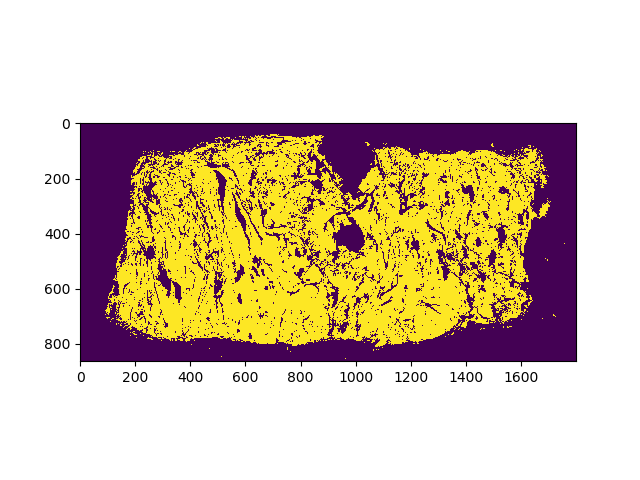
#> input picture tmp/img/dmmnSeg/ADHOC#0003.png, 640 x 480 px
$ python -i extract_tissue_dmmn2clam.py   (imports and definitions only)
#> lines starting #> are read from the running program, lines starting #| are printed output that depends on the picture; after the words box and inside, x2 and y2 are one past the last pixel; in counts of white or black regions, pixels touching at a corner belong together
import cv2
import numpy as np
import openslide
import skimage.morphology
import PIL.Image as Image

# [24 lines left out: functions find_level, image2array, not called in this run]

def is_sample(img,threshold=0.9,ratioCenter=0.1,wholeAreaCutoff=0.5,centerAreaCutoff=0.9):
    nrows,ncols=img.shape
    timg=cv2.threshold(img, 255*threshold, 1, cv2.THRESH_BINARY_INV)
    kernel=np.ones((5,5),np.uint8)
    cimg=cv2.morphologyEx(timg[1], cv2.MORPH_CLOSE, kernel)
    crow=np.rint(nrows/2).astype(int)
    ccol=np.rint(ncols/2).astype(int)
    drow=np.rint(nrows*ratioCenter/2).astype(int)
    dcol=np.rint(ncols*ratioCenter/2).astype(int)
    centerw=cimg[crow-drow:crow+drow,ccol-dcol:ccol+dcol]
    if (np.count_nonzero(cimg)<nrows*ncols*wholeAreaCutoff) & (np.count_nonzero(centerw)<4*drow*dcol*centerAreaCutoff):
        return False
    else:
        return True

# [35 lines left out: functions threshold, filter_regions, not called in this run]

def add(overlap):
    return np.linspace(0,1,overlap+1)[1:-1]

# [111 lines left out: functions make_sample_grid, plot_extraction, not called in this run]

# [7 lines of commented-out code are left out]

>>> import cv2
>>> picture = cv2.imread('tmp/img/dmmnSeg/ADHOC#0003.png', cv2.IMREAD_GRAYSCALE)
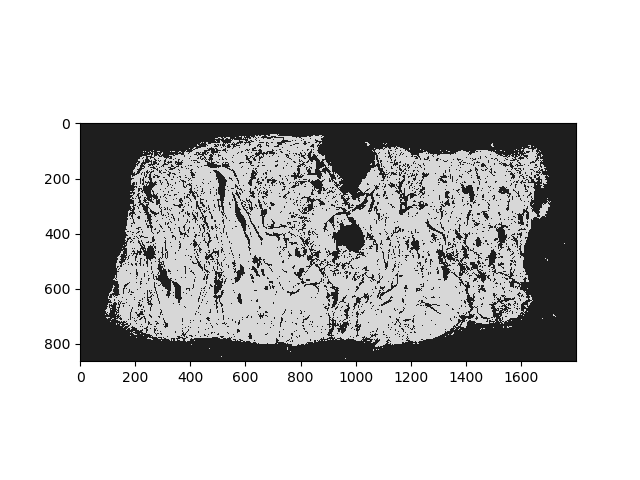
#> picture: shape (480, 640); min 0, max 255, mean 202.8
>>> result = is_sample(picture)
#> in is_sample, `cimg=cv2.morphologyEx(timg[1], cv2.MORPH_CLOSE, kernel)`:
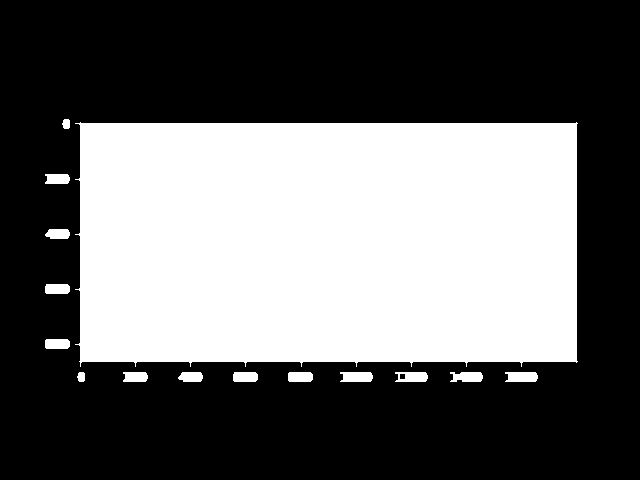
#> cimg: shape (480, 640); values 0 (black) and 1 (white), 39.7% white; 15 white regions, largest, box (x1, y1, x2, y2) and area: (75, 122, 578, 367) 118885, (340, 372, 373, 382) 303, (505, 372, 538, 382) 303
#> in is_sample, `centerw=cimg[crow-drow:crow+drow,ccol-dcol:ccol+dcol]`: centerw: shape (48, 64); every value is 1
#> result = True

$ run again, on tmp/img/dmmnSeg/ADHOC#0004.png
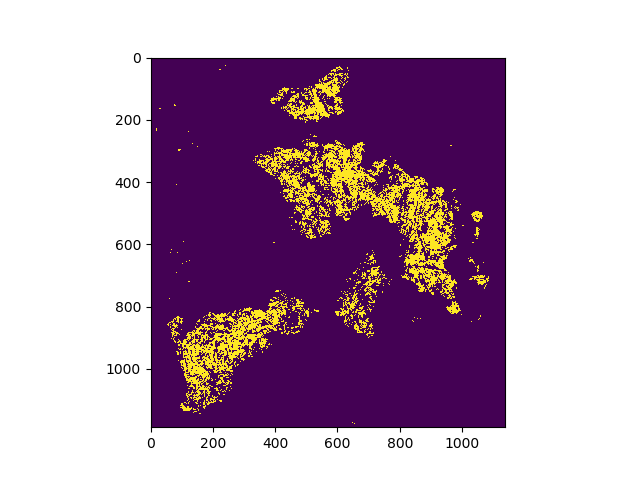
#> input picture tmp/img/dmmnSeg/ADHOC#0004.png, 640 x 480 px
#> `picture = cv2.imread('tmp/img/dmmnSeg/ADHOC#0003.png', cv2.IMREAD_GRAY..`:
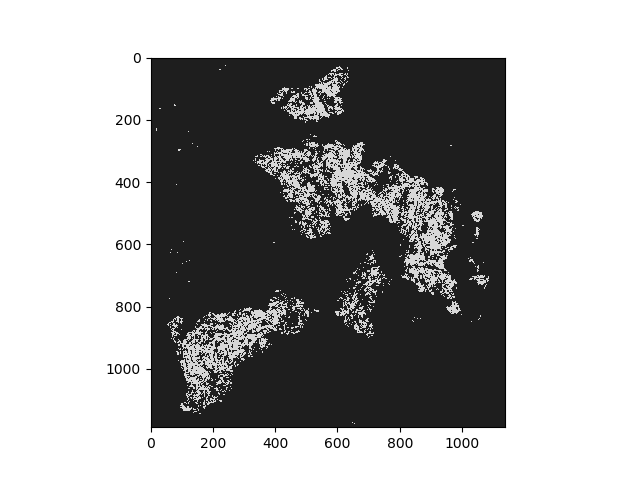
#> picture: shape (480, 640); min 0, max 255, mean 166.1
#> in is_sample, `cimg=cv2.morphologyEx(timg[1], cv2.MORPH_CLOSE, kernel)`:
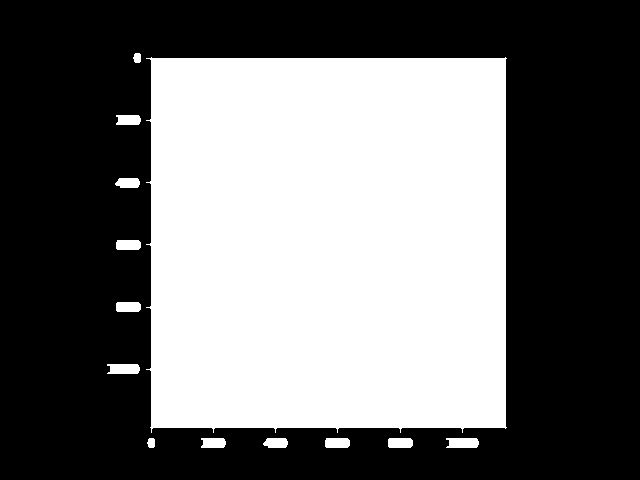
#> cimg: shape (480, 640); values 0 (black) and 1 (white), 43.6% white; 13 white regions, largest, box (x1, y1, x2, y2) and area: (146, 57, 507, 433) 131438, (107, 364, 140, 374) 303, (446, 438, 479, 448) 303
#> centerw: shape (48, 64); every value is 1
#> result = True

$ run again, on tmp/img/dmmnSeg/ADHOC#0006.png
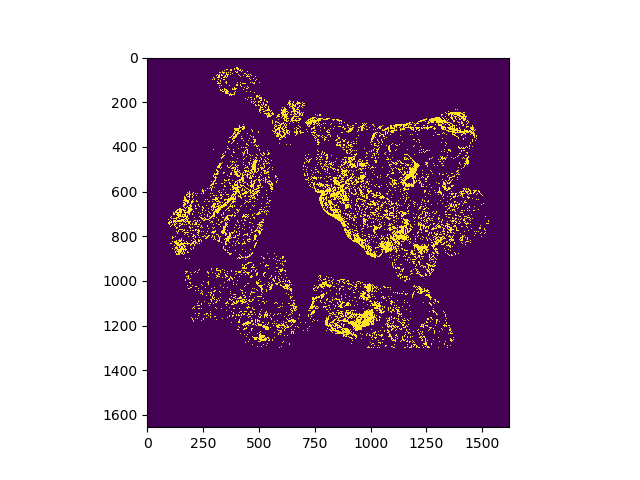
#> input picture tmp/img/dmmnSeg/ADHOC#0006.png, 640 x 480 px
#> `picture = cv2.imread('tmp/img/dmmnSeg/ADHOC#0003.png', cv2.IMREAD_GRAY..`:
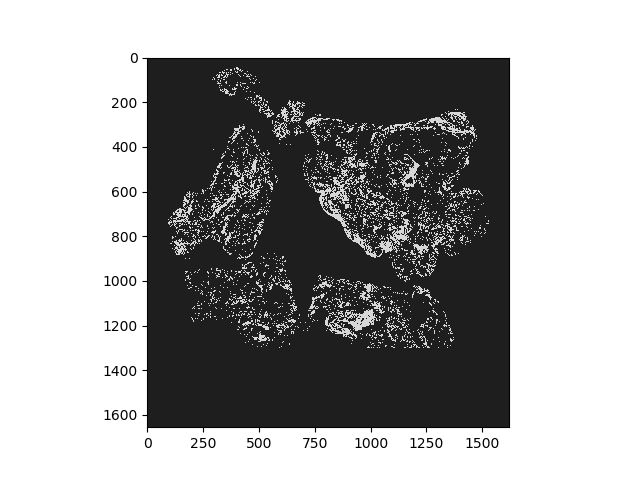
#> picture: shape (480, 640); min 0, max 255, mean 161.6
#> in is_sample, `cimg=cv2.morphologyEx(timg[1], cv2.MORPH_CLOSE, kernel)`:
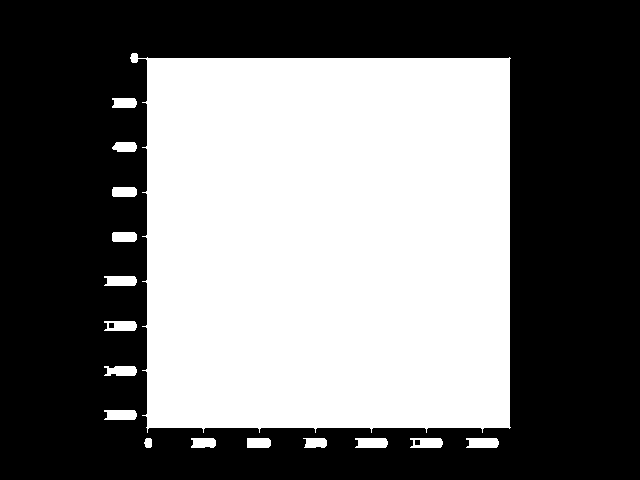
#> cimg: shape (480, 640); values 0 (black) and 1 (white), 45% white; 16 white regions, largest, box (x1, y1, x2, y2) and area: (130, 53, 511, 433) 134498, (104, 276, 137, 286) 303, (104, 410, 137, 420) 303
#> centerw: shape (48, 64); every value is 1
#> result = True

$ run again, on tmp/img/dmmnSeg/ADHOC#0007.png
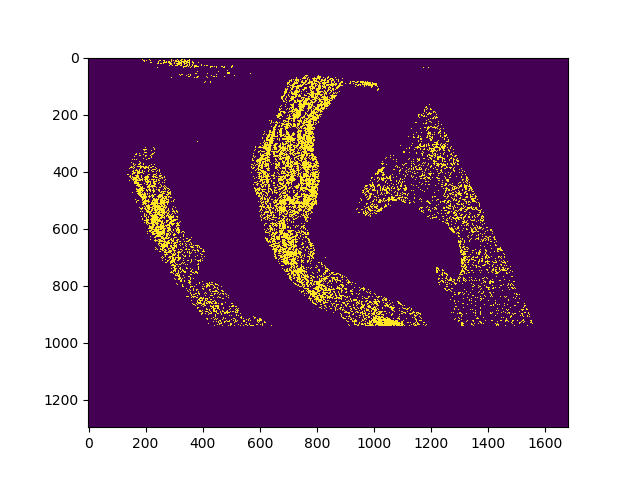
#> input picture tmp/img/dmmnSeg/ADHOC#0007.png, 640 x 480 px
#> `picture = cv2.imread('tmp/img/dmmnSeg/ADHOC#0003.png', cv2.IMREAD_GRAY..`:
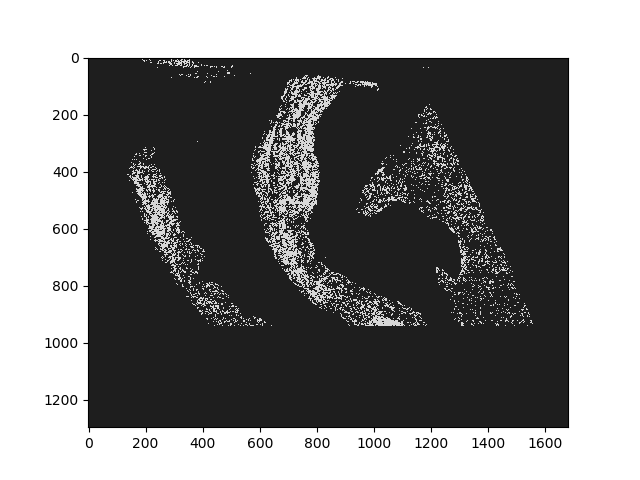
#> picture: shape (480, 640); min 0, max 255, mean 130.3
#> in is_sample, `cimg=cv2.morphologyEx(timg[1], cv2.MORPH_CLOSE, kernel)`:
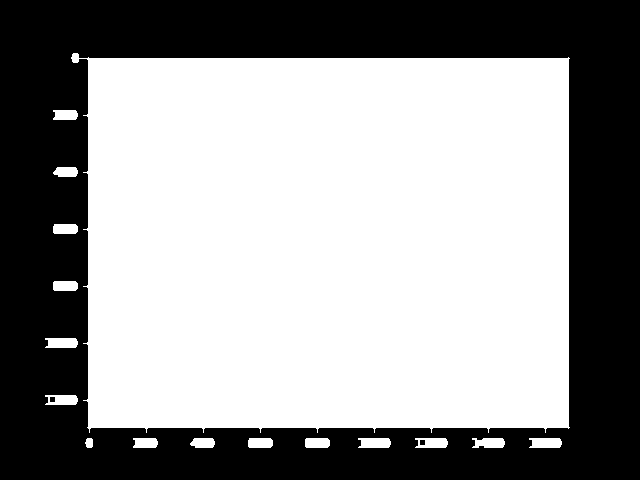
#> cimg: shape (480, 640); values 0 (black) and 1 (white), 59.2% white; 3 black regions, box (x1, y1, x2, y2) and area: (0, 0, 640, 480) 125312, (50, 397, 55, 402) 25, (420, 440, 425, 445) 25
#> centerw: shape (48, 64); every value is 1
#> result = True
